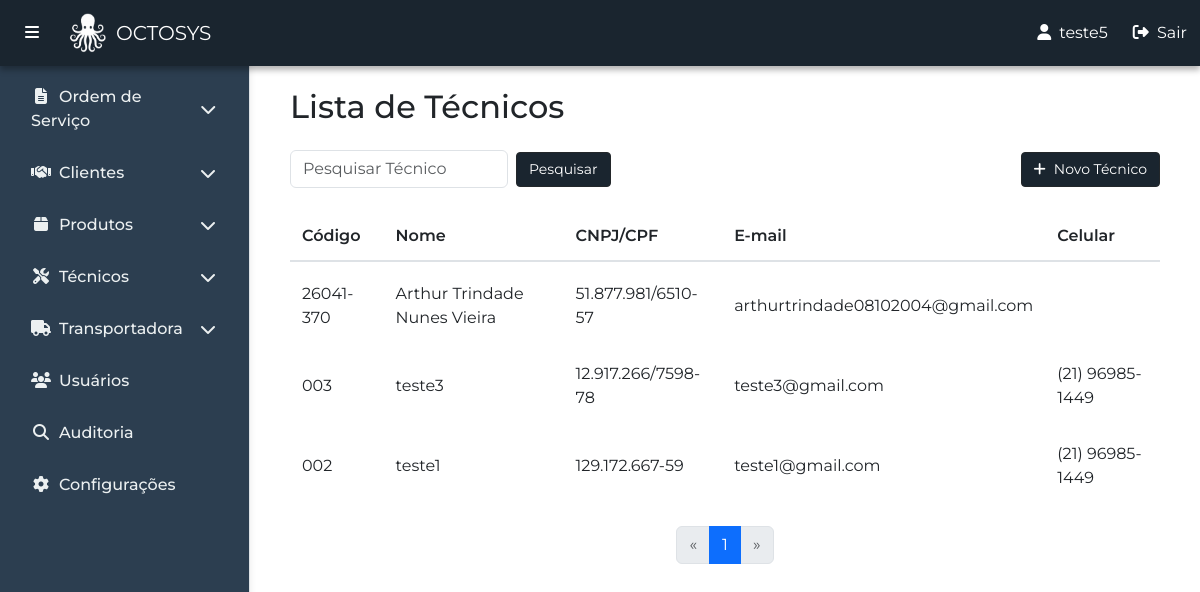
Page /pt-br/tecnicos/listar_tecnicos/ (signed in) on the earlier database version.
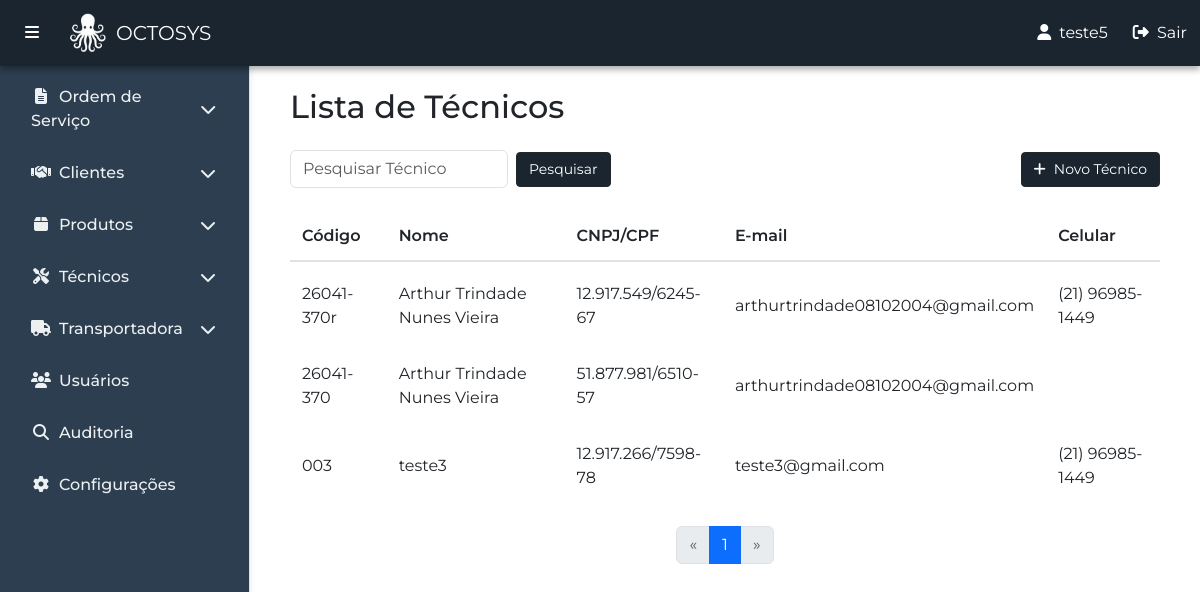
Same page on the later database version.
### tecnicos/models.py (models this page shows, shortened)
class Tecnico(models.Model):
    nome = models.CharField(max_length=100)
    codigo = models.CharField(max_length=20, unique=True, blank=True, null=True)
    cnpj_cpf = models.CharField(max_length=18, unique=True)
    rg = models.CharField(max_length=18, unique=True)
    email = models.EmailField()
    telefone = models.CharField(max_length=20, blank=True)
    celular = models.CharField(max_length=20, blank=True)
    prc_comissao = models.DecimalField(
        max_digits=5,
        decimal_places=2,
        default=0.00,
        help_text="Porcentagem de comissão (ex: 10.00 para 10%)"
    )
    logradouro = models.CharField(max_length=100, blank=True)
    numero = models.CharField(max_length=10, blank=True)
    complemento = models.CharField(max_length=50, blank=True)
    bairro = models.CharField(max_length=50, blank=True)
    cidade = models.CharField(max_length=50, blank=True)
    estado = models.CharField(max_length=2, choices=ESTADOS, default='RJ', blank=True)
    cep = models.CharField(max_length=10, blank=True)
    observacao = models.TextField(blank=True, null=True)

### tecnicos/views.py (the view, shortened to what this page needs)
# urls.py: path('listar_tecnicos/', views.listar_tecnicos, name='listar_tecnicos'),
@login_required
def listar_tecnicos(request):
    tecnicos = Tecnico.objects.all().order_by('-id')
    pesquisa = request.GET.get('pesquisa', '')
    paginator = Paginator(tecnicos, 5)
    page_number = request.GET.get('page')
    page_obj = paginator.get_page(page_number)
    return render(request, 'tecnicos/tecnicos.html', {'tecnico': tecnicos, 'page_obj': page_obj, 'pesquisa': pesquisa})

### tecnicos/templates/tecnicos/tecnicos.html (shortened to what this page needs)
{% extends 'principal/base.html' %}
{% block content %}
<div class="container my-4">
    <h2 class="mb-4">Lista de Técnicos</h2>
    <div class="table-responsive">
        <div class="mb-3 d-flex justify-content-between align-items-center">
            <form method="get" class="d-flex align-items-center gap-2">
                <input type="text" name="pesquisa" placeholder="Pesquisar Técnico" class="form-control w-auto"
                    value="{{ pesquisa|default:'' }}">
                <button type="submit" class="btn btn-dark-custom btn-sm w-auto">
                    Pesquisar
                </button>
            </form>
            <a href="{% url 'tecnicos:cadastrar_tecnicos' %}" class="btn btn-dark-custom btn-sm w-auto">
                <i class="fas fa-plus me-2"></i>Novo Técnico
            </a>
        </div>
        <div class="table-pagination-container">
            <table class="table table-hover custom-table">
                <thead class="custom-thead">
                    <tr>
                        <th scope="col">Código</th>
                        <th scope="col">Nome</th>
                        <th scope="col">CNPJ/CPF</th>
                        <th scope="col">E-mail</th>
                        <th scope="col">Celular</th>
                    </tr>
                </thead>
                <tbody>
                    {% for tecnico in page_obj %}
                    <tr data-bs-toggle="modal"
                        data-bs-target="#modalTecnico{{ tecnico.id }}"
                        style="cursor: pointer;">
                        <td>{{ tecnico.codigo}}</td>
                        <td>{{ tecnico.nome }}</td>
                        <td>{{ tecnico.cnpj_cpf }}</td>
                        <td>{{ tecnico.email }}</td>
                        <td>{{ tecnico.celular }}</td>
                    </tr>
                    {% empty %}
                    <tr>
                        <td colspan="4">Nenhum Técnico encontrado.</td>
                    </tr>
                    {% endfor %}
                </tbody>
            </table>
            <nav aria-label="Navegação de página">
                <ul class="pagination justify-content-center">
                    {% if page_obj.has_previous %}
                    <li class="page-item">
                        <a class="page-link" href="?{% if pesquisa %}pesquisa={{ pesquisa }}&{% endif %}page={{ page_obj.previous_page_number }}" aria-label="Anterior">
                            <span aria-hidden="true">&laquo;</span>
                        </a>
                    </li>
                    {% else %}
                    <li class="page-item disabled">
                        <span class="page-link">&laquo;</span>
                    </li>
                    {% endif %}
                    {% for num in page_obj.paginator.page_range %}
                        {% if num == page_obj.number %}
                            <li class="page-item active">
                                <span class="page-link">{{ num }}</span>
                            </li>
                        {% else %}
                            <li class="page-item">
                                <a class="page-link" href="?{% if pesquisa %}pesquisa={{ pesquisa }}&{% endif %}page={{ num }}">{{ num }}</a>
                            </li>
                        {% endif %}
                    {% endfor %}
                    {% if page_obj.has_next %}
                    <li class="page-item">
                        <a class="page-link" href="?{% if pesquisa %}pesquisa={{ pesquisa }}&{% endif %}page={{ page_obj.next_page_number }}" aria-label="Próximo">
                            <span aria-hidden="true">&raquo;</span>
                        </a>
                    </li>
                    {% else %}
                    <li class="page-item disabled">
                        <span class="page-link">&raquo;</span>
                    </li>
                    {% endif %}
                </ul>
            </nav>
        </div>
    </div>
</div>
{% endblock %}

Differences in the rows shown:
removed Tecnico: codigo "002", nome "teste1", cnpj_cpf "129.172.667-59", email "teste1@gmail.com", celular "(21) 96985-1449"
added Tecnico: codigo "26041-370r", nome "Arthur Trindade Nunes Vieira", cnpj_cpf "12.917.549/6245-67", email "arthurtrindade08102004@gmail.com", celular "(21) 96985-1449"
